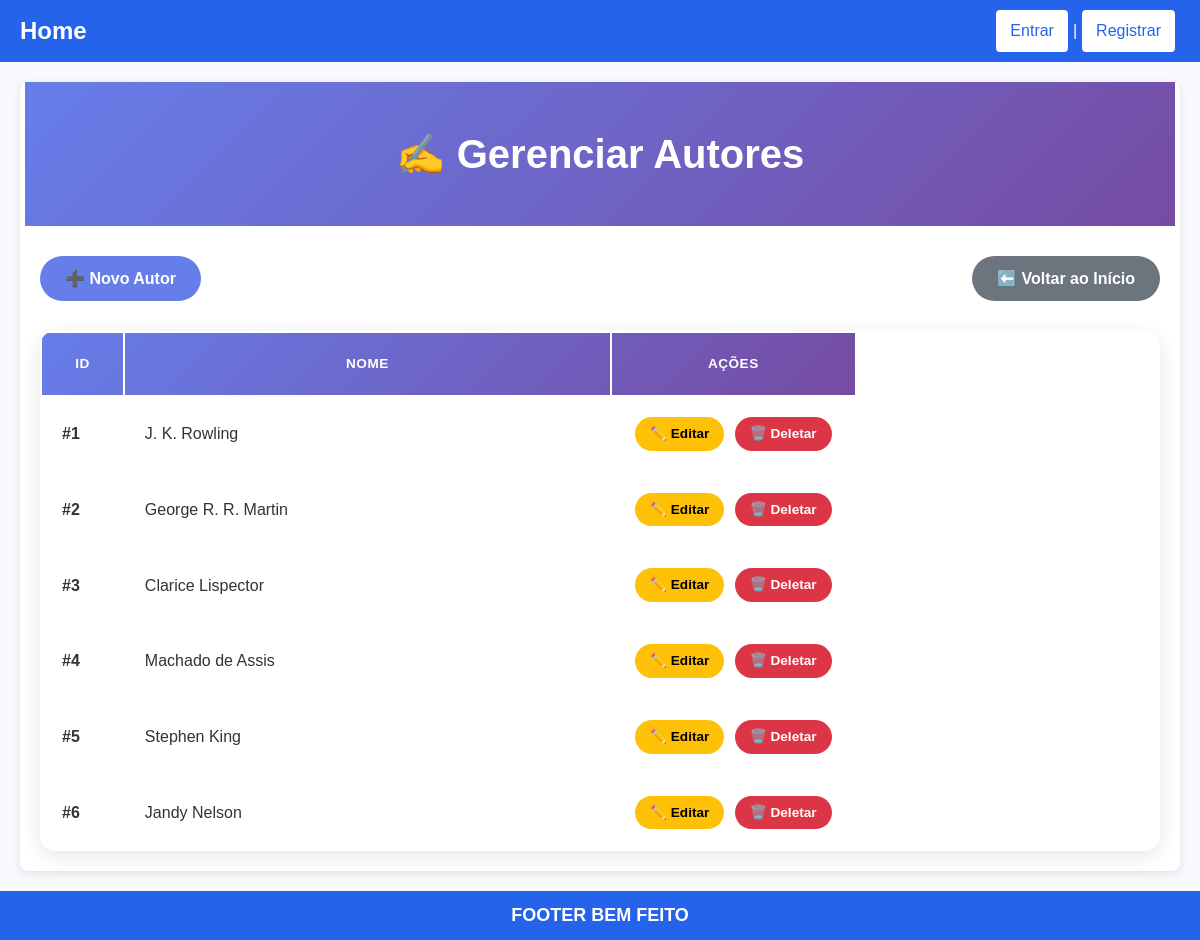
/blog/autores/, run on the app's committed database.
### blog/models.py (models this page shows, shortened)
class Autor(models.Model):
    id = models.AutoField(primary_key=True)
    nome = models.CharField(max_length=100, unique=True)
    class Meta:
        verbose_name = "Autor"
        verbose_name_plural = "Autores"

### blog/views.py (the view)
# urls.py: path("autores/", views.HelloViews.list_autores, name="list_autores"),
    def list_autores(request):
        from .models import Autor
        autores = Autor.objects.all()
        return render(request, 'blog/autor_list.html', {'autores': autores})

### blog/templates/blog/autor_list.html (shortened to what this page needs)
{% extends 'global/base.html' %}
{% block content %}
<div class="page-header">
    <div class="container">
        <h1>✍️ Gerenciar Autores</h1>
    </div>
</div>
<div class="container">
    <div class="action-bar">
        <a href="{% url 'blog:autor_create' %}" class="btn-custom btn-add">
            ➕ Novo Autor
        </a>
        <a href="{% url 'blog:home' %}" class="btn-custom btn-back">
            ⬅️ Voltar ao Início
        </a>
    </div>
    {% if autores %}
        <div class="table-container">
            <table class="table custom-table">
                <thead>
                    <tr>
                        <th style="width: 10%">ID</th>
                        <th style="width: 60%">Nome</th>
                        <th style="width: 30%" class="text-center">Ações</th>
                    </tr>
                </thead>
                <tbody>
                    {% for autor in autores %}
                    <tr>
                        <td><strong>#{{ autor.id }}</strong></td>
                        <td>{{ autor.nome }}</td>
                        <td class="text-center">
                            <a href="{% url 'blog:autor_edit' autor.id %}" class="btn-action btn-edit">
                                ✏️ Editar
                            </a>
                            <a href="{% url 'blog:autor_delete' autor.id %}" class="btn-action btn-delete">
                                🗑️ Deletar
                            </a>
                        </td>
                    </tr>
                    {% endfor %}
                </tbody>
            </table>
        </div>
    {% endif %}
</div>
{% endblock %}

### templates/global/base.html (shortened to what this page needs)
<!DOCTYPE html>
<html lang="pt-br">
<head>
</head>
<body>
    <header>
        <div class="container">
            <div class="logo">
                <a href="{% url 'blog:home' %}">Home</a>
            </div>
            <div class="user-info">
                {% if request.user.is_authenticated %}
                    <span>Olá, {{ request.user.username }}</span>
                    <form method="post" action="{% url 'blog:logout' %}">
                        {% csrf_token %}
                        <button type="submit" >Sair</button>
                    </form>
                {% else %}
                    <a href="{% url 'blog:signin' %}">Entrar</a> |
                    <a href="{% url 'blog:signup' %}">Registrar</a>
                {% endif %}
            </div>
        </div>
    </header>
    <main>
        {% block content %}{% endblock %}
    </main>
    <footer>
        <h3>FOOTER BEM FEITO</h3>
    </footer>
</body>
</html>

### templates/global/base.html (style rules this page uses)
* { margin: 0; padding: 0; box-sizing: border-box; }
body { font-family: 'Arial', sans-serif; line-height: 1.6; background-color: #f7f9fc; color: #333; }
header { background-color: #2563eb; padding: 10px 0; color: white; }
header .container { max-width: 1200px; margin: 0 auto; display: flex; justify-content: space-between; align-items: center; padding: 0 20px; }
header .logo a { font-size: 24px; font-weight: bold; text-decoration: none; color: white; }
header .user-info a { color: #2563eb; text-decoration: none; padding: 6px 12px; margin: 0 5px; border-radius: 4px; background-color: white; border: 2px solid white; transition: all 0.3s ease; font-size: 16px; }
header .user-info { display: flex; align-items: center; }
footer { background-color: #2563eb; color: white; text-align: center; padding: 10px; margin-top: 20px; }
main { padding: 20px; background-color: white; margin: 20px; border-radius: 8px; box-shadow: 0 2px 8px rgba(0, 0, 0, 0.1); }
h3 { font-size: 18px; }

### blog/templates/blog/autor_list.html (style rules this page uses)
.page-header { background: linear-gradient(135deg, #667eea 0%, #764ba2 100%); color: white; padding: 40px 0; margin: -20px -15px 30px -15px; text-align: center; }
.page-header h1 { font-size: 2.5rem; font-weight: 700; margin: 0; }
.action-bar { display: flex; justify-content: space-between; align-items: center; margin-bottom: 30px; flex-wrap: wrap; gap: 15px; }
.btn-custom { padding: 10px 25px; border-radius: 25px; font-weight: 600; text-decoration: none; transition: all 0.3s ease; display: inline-block; }
.btn-add { background: #667eea; color: white; border: none; }
.btn-back { background: #6c757d; color: white; }
.table-container { background: white; border-radius: 15px; box-shadow: 0 5px 20px rgba(0,0,0,0.1); overflow: hidden; }
.custom-table { margin: 0; }
.custom-table thead { background: linear-gradient(135deg, #667eea 0%, #764ba2 100%); color: white; }
.custom-table thead th { border: none; padding: 20px; font-weight: 600; text-transform: uppercase; font-size: 0.85rem; letter-spacing: 0.5px; }
.custom-table tbody tr { transition: all 0.3s ease; border-bottom: 1px solid #f0f0f0; }
.custom-table tbody td { padding: 20px; vertical-align: middle; }
.btn-action { padding: 6px 15px; border-radius: 20px; font-size: 0.85rem; font-weight: 600; text-decoration: none; margin: 0 3px; transition: all 0.3s ease; display: inline-block; }
.btn-edit { background: #ffc107; color: #000; }
.btn-delete { background: #dc3545; color: white; }

### data on the page
Autor: id "1", nome "J. K. Rowling"
Autor: id "2", nome "George R. R. Martin"
Autor: id "3", nome "Clarice Lispector"
Autor: id "4", nome "Machado de Assis"
Autor: id "5", nome "Stephen King"
Autor: id "6", nome "Jandy Nelson"
